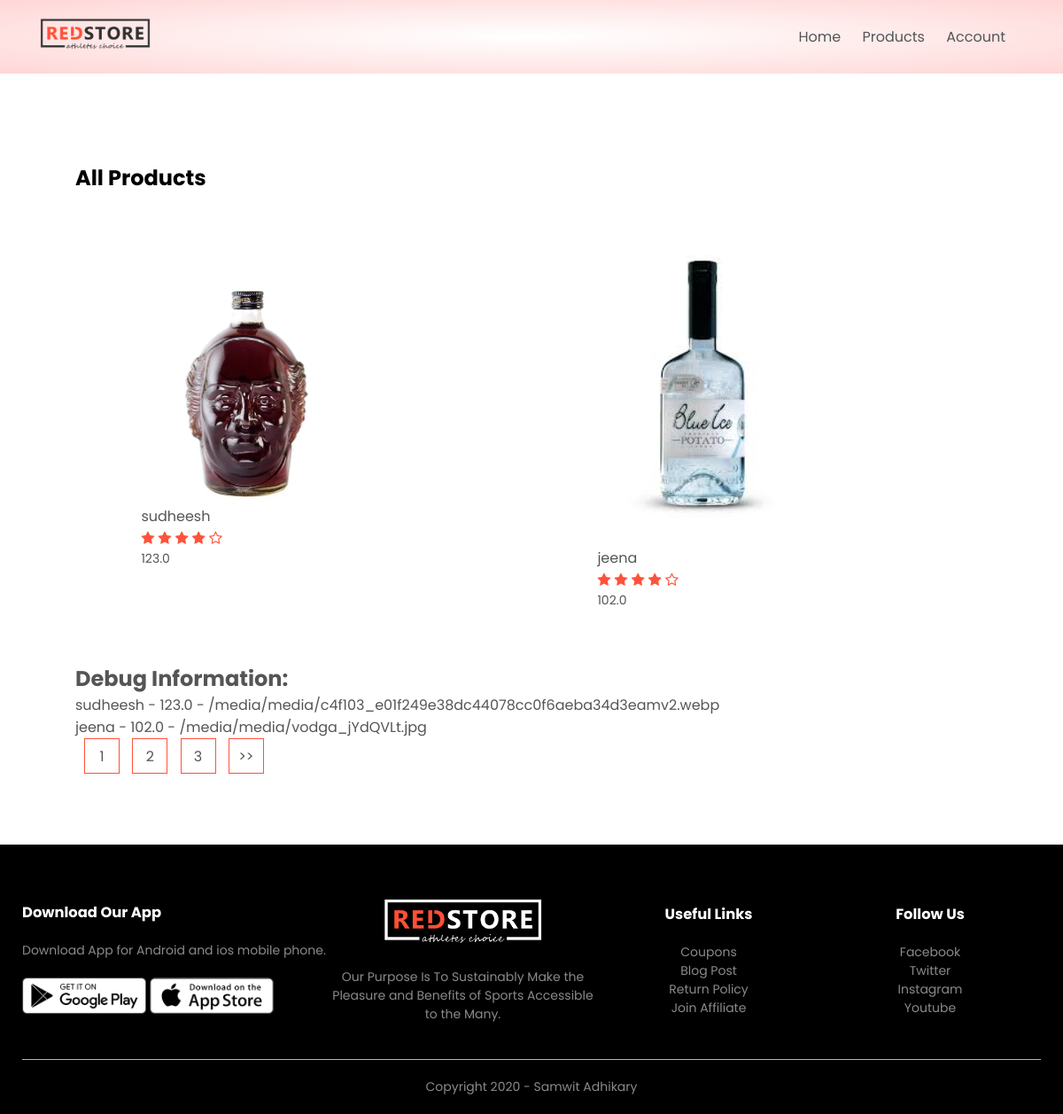
The app's page /product/ with its own data.
### Product/models.py (models this page shows, shortened)
class Products(models.Model):
    LIVE = 1
    DELETE = 0
    delete_choice = ((LIVE,'live'),(DELETE,'delete'))
    title = models.CharField(max_length=50)
    price = models.FloatField()
    description = models.TextField()
    image = models.ImageField(upload_to='media')
    priority = models.IntegerField(default=0)
    delete_status = models.IntegerField(choices=delete_choice,default='LIVE')
    created_at = models.DateTimeField(auto_now_add=True)
    updated_at = models.DateTimeField(auto_now=True,)

### Product/views.py (the view)
def list_product(request):
    page = 1
    if request.GET:
        page = request.GET.get('page',1)
    product = Products.objects.order_by('priority')
    product_paginator = Paginator(product,2)
    product = product_paginator.get_page(page)
    context = {
        'products': product
    }
    return render(request,'product.html',context)

### Product/templatetags/chunks.py (called while the page is built)
@register.filter(name='chunks')
def chunks(lst,chunk_size):
    chunk = []
    i = 0
    for data in lst:
        chunk.append(data)
        i = i+1
        if i == chunk_size:
            yield chunk
            i = 0
            chunk = []
    if chunk:
        yield chunk

### templates/product.html
{% extends "blank_layout.html" %}
{% block product %}
{% include "list_product.html" %}
{% endblock product %}

### templates/blank_layout.html (shortened to what this page needs)
{% load static %}
<!DOCTYPE html>
<html lang="en">
<head>
    <link rel="stylesheet" href="{% static 'css/style.css'%}">
    <link rel="stylesheet" href="https://stackpath.bootstrapcdn.com/font-awesome/4.7.0/css/font-awesome.min.css">
</head>
<body>
    <div class="header">
        <div class="container">
            {% block menu %}
            {% include "menu.html" %}
            {% endblock menu %}
        </div>
    </div>
     {% block product %}
     {% endblock product %}
     {% block footer %}
     {% include "footer.html" %}
     {% endblock footer %}
</body>
</html>

### templates/menu.html (shortened to what this page needs)
{% load static %}
<div class="navbar">
    <div class="logo">
        <a href="index.html"><img src="{% static  "images/logo.png"%}" alt="logo" width="125px"></a>
    </div>
    <nav>
        <ul id="MenuItems">
            <li><a href="{% url 'home' %}">Home</a></li>
            <li><a href="{% url 'product' %}">Products</a></li>
            {% if not user.is_authenticated %}
            <li><a href="{% url "account" %}">Account</a></li>
            {% else %}
            <li><a href="{% url "show_orders" %}">orders</a></li>
            <li><a href="{% url "signout" %}">LOGOUT</a></li>
            <li>{{ user.username }}  </li>
            {% endif %}
        </ul>
    </nav>
</div>

### templates/list_product.html (shortened to what this page needs)
{% load static %}
{% load chunks %}
<div class="small-container">
    <div class="row row-2">
        <h2>All Products</h2>
    </div>
    {% for chunk_product in products|chunks:4 %}
    <div class="row">
        {% for product in chunk_product %}
        <div class="col-4">
            <a href="{% url 'product_detail' product.id  %}"><img src="{{ product.image.url }}">
            <h4>{{product.title}}</h4>
            <div class="rating">
                <i class="fa fa-star"></i>
                <i class="fa fa-star"></i>
                <i class="fa fa-star"></i>
                <i class="fa fa-star"></i>
                <i class="fa fa-star-o"></i>
            </div>
            <p>{{product.price}}</p>
        </div>
        {% endfor %}
    </div>
    {% endfor %}
    <div>
        <h2>Debug Information:</h2>
        {% for product in products %}
            <p>{{ product.title }} - {{ product.price }} - {{ product.image.url }}</p>
        {% endfor %}
    </div>
    <div class="page-btn">
        {% for i in products.paginator.page_range %}
        <a href="?page={{i}}"><span>{{i}}</span></a>
        {% endfor %}
        {% if products.has_next %}
        <a href="?page={{products.next_page_number}}"><span>>></span></a>
        {% endif %}
    </div>
</div>

### templates/footer.html (shortened to what this page needs)
{% load static %}
<div class="footer">
    <div class="container">
        <div class="row">
            <div class="footer-col-1">
                <h3>Download Our App</h3>
                <p>Download App for Android and ios mobile phone.</p>
                <div class="app-logo">
                    <img src="{% static  "images/play-store.png"%}">
                    <img src="{% static  "images/app-store.png"%}">
                </div>
            </div>
            <div class="footer-col-2">
                <img src="{% static  "images/logo-white.png"%}">
                <p>Our Purpose Is To Sustainably Make the Pleasure and Benefits of Sports Accessible to the Many.
                </p>
            </div>
            <div class="footer-col-3">
                <h3>Useful Links</h3>
                <ul>
                    <li>Coupons</li>
                    <li>Blog Post</li>
                    <li>Return Policy</li>
                    <li>Join Affiliate</li>
                </ul>
            </div>
            <div class="footer-col-4">
                <h3>Follow Us</h3>
                <ul>
                    <li>Facebook</li>
                    <li>Twitter</li>
                    <li>Instagram</li>
                    <li>Youtube</li>
                </ul>
            </div>
        </div>
        <hr>
        <p class="copyright">Copyright 2020 - Samwit Adhikary</p>
    </div>
</div>

### static/css/style.css (style rules this page uses)
* { margin: 0; padding: 0; box-sizing: border-box; }
body { font-family: 'Poppins', sans-serif; }
.navbar { display: flex; align-items: center; padding: 20px; }
nav { flex: 1; text-align: right; }
nav ul { display: inline-block; list-style-type: none; }
nav ul li { display: inline-block; margin-right: 20px; }
a { text-decoration: none; color: #555; }
p { color: #555; }
.container { max-width: 1300px; margin: auto; padding-left: 25px; padding-right: 25px; }
.row { display: flex; align-items: center; flex-wrap: wrap; justify-content: space-around; }
.header { background: radial-gradient(#fff,#ffd6d6); }
.small-container { max-width: 1080px; margin: auto; padding-left: 25px; padding-right: 25px; }
.col-4 { flex-basis: 25%; padding: 10px; min-width: 200px; margin-bottom: 50px; transition: transform 0.5s; }
.col-4 img { width: 100%; }
h4 { color: #555; font-weight: normal; }
.col-4 p { font-size: 14px; }
.rating .fa { color: #ff523b; }
.footer { background: black; color: #8a8a8a; font-size: 14px; padding: 60px 0 20px; }
.footer p { color: #8a8a8a; }
.footer h3 { color: #fff; margin-bottom: 20px; }
.footer-col-1, .footer-col-2, .footer-col-3, .footer-col-4 { min-width: 250px; margin-bottom: 20px; }
.footer-col-1 { flex-basis: 30%; }
.footer-col-2 { flex: 1; text-align: center; }
.footer-col-2 img { width: 180px; margin-bottom: 20px; }
.footer-col-3, .footer-col-4 { flex-basis: 12%; text-align: center; }
ul { list-style-type: none; }
.app-logo { margin-top: 20px; }
.app-logo img { width: 140px; }
.footer hr { border: none; background: #b5b5b5; height: 1px; margin: 20px 0; }
.copyright { text-align: center; }
.row-2 { justify-content: space-between; margin: 100px auto 50px; }
.page-btn { margin: 0 auto 80px; }
.page-btn span { display: inline-block; border: 1px solid #ff523b; margin-left: 10px; width: 40px; height: 40px; text-align: center; line-height: 40px; cursor: pointer; }

### records on screen
Products: image (picture), title "sudheesh", price "123.0", image "/media/media/c4f103_e01f249e38dc44078cc0f6aeba34d3eamv2.webp"
Products: image (picture), title "jeena", price "102.0", image "/media/media/vodga_jYdQVLt.jpg"

### other values on screen
{{ i }} "1" "2" "3"
